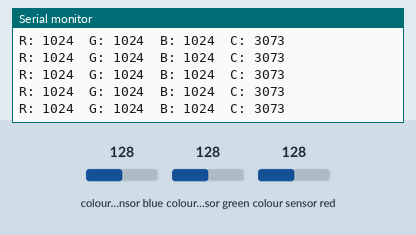
Recording of a sketch running on a simulated Arduino Uno, built with avr-gcc and run on an emulated ATmega328P. Parts: the last lines printed to the serial monitor. Inputs (shaded band) come from the test bench; at power-on: colour sensor blue 128, colour sensor green 128, colour sensor red 128.

Above: at 2.2 s.
2.3 s: colour sensor blue set to 5
At 2.36 s:
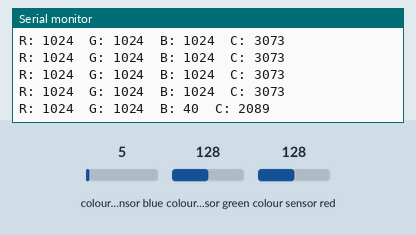
3.8 s: colour sensor green set to 5
At 3.86 s:
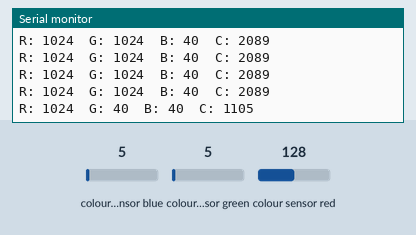
5.3 s: colour sensor red set to 5
At 5.36 s:
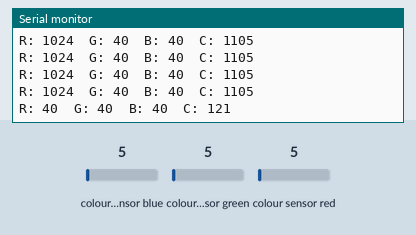
Timing chart, 0 to 8.3 s (numbered marks = the images above; inputs shaded):
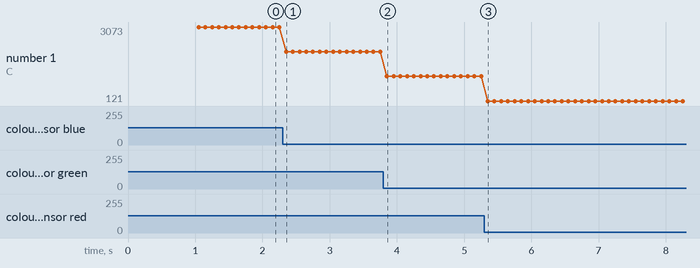

The sketch:

ColorSensorReadings.ino
```cpp
#include <Wire.h>
#include "Adafruit_TCS34725.h"

Adafruit_TCS34725 tcs =
  Adafruit_TCS34725(TCS34725_INTEGRATIONTIME_50MS, TCS34725_GAIN_4X);

const unsigned long READ_INTERVAL_MS = 100UL;
unsigned long lastReadTime = 0;

void setup() {
  Serial.begin(115200);
  delay(1000);

  if (!tcs.begin()) {
    Serial.println("TCS34725 not found. Check wiring.");
    while (true) {
    }
  }

  Serial.println("Ambient read mode started");
  Serial.println("Printing R, G, B, C every 100 ms");
  Serial.println();
}

void loop() {
  if (millis() - lastReadTime >= READ_INTERVAL_MS) {
    lastReadTime = millis();

    uint16_t r, g, b, c;
    tcs.getRawData(&r, &g, &b, &c);

    Serial.print("R: ");
    Serial.print(r);
    Serial.print("  G: ");
    Serial.print(g);
    Serial.print("  B: ");
    Serial.print(b);
    Serial.print("  C: ");
    Serial.println(c);
  }
}
```

Measured:
- after the input at 2.3 s, the serial monitor: prints a new line after 0.05 s (image 1)
- after the input at 3.8 s, the serial monitor: prints a new line after 0.05 s (image 2)
- after the input at 5.3 s, the serial monitor: prints a new line after 0.05 s (image 3)
- plotted number 1: 3073 → 2089 after the input at 2.3 s, 2089 → 1105 after the input at 3.8 s, 1105 → 121 after the input at 5.3 s
